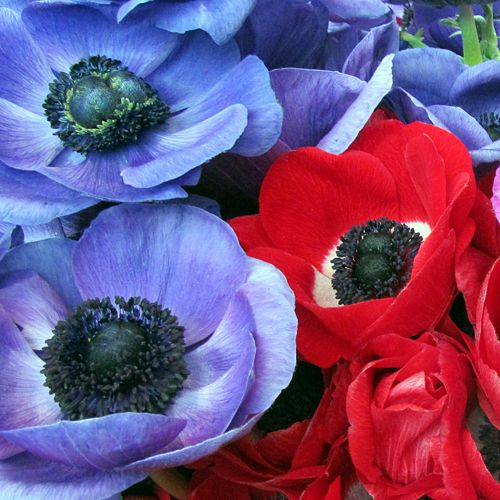
#> input picture Assignment 3/images_part3/1.jpg, 500 x 500 px, found by its file name; its folder holds 4 pictures in this run
$ jupyter execute --allow-errors 'Assignment 3.ipynb'   (shell and % lines are left out)
#> lines starting #> are read from the running program, lines starting #| are printed output that depends on the picture
## Assignment 3

[cell 1]
%pylab inline

### Importing helper functions

[cell 2]
from PIL import Image, ImageFile
ImageFile.LOAD_TRUNCATED_IMAGES = True
import os
import pandas as pd
import pylab as pl
from sklearn import decomposition

[cell 3]
def load_images(img_dir, grayscale=False):
    """Loads images from within a specified directory.

    Args:
      img_dir (str): The directory from which to load (.jpg) images.
      grayscale (bool): Whether to convert the image into grayscale. Defaults to False.

    Returns:
      images: An array of image objects loaded from the specified directory

    """
#> called with img_dir = 'D:/NEU/DataMining/Assignment 3/images', grayscale = False
#> call 2 of load_images, with grayscale = False
#> in load_images, im is the input picture: PIL image 500x500 RGB; mean R, G, B 117.4, 80, 127.5
#> in load_images (call 2), `im = im.resize((100, 100))`:
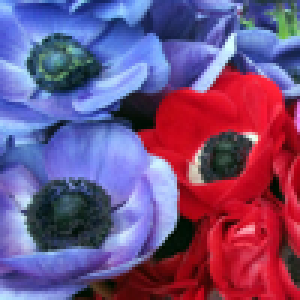
#> im: PIL image 100x100 RGB (shown 3 times larger); mean R, G, B 117.4, 80, 127.5
    images = []

    for file in os.listdir(img_dir):
        if file.endswith(".jpg"):
            im = Image.open(os.path.join(img_dir, file))

            im = im.resize((100, 100))

            if grayscale:
                im = np.array(im, dtype=np.float64) / 255

                # Convert image to grayscale
                r, g, b = im[:,:,0], im[:,:,1], im[:,:,2]
                gray = 0.2989*r + 0.5870*g + 0.1140*b
                im = gray.reshape((1, -1))[0]

            images.append(im)
#> pass 2 of the loop in load_images, `for file in os.listdir(img_dir):`:
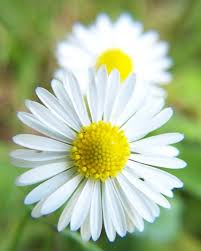
#> input picture Assignment 3/images_part3/10.jpg, 201 x 251 px, found by its file name
#> in load_images, im is the input picture: PIL image 201x251 RGB; mean R, G, B 168.8, 185.4, 143.2
#> in load_images (call 2), `im = im.resize((100, 100))`:
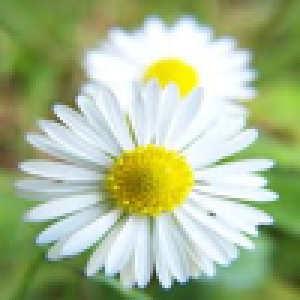
#> im: PIL image 100x100 RGB (shown 3 times larger); mean R, G, B 168.8, 185.4, 143.2
#> pass 3 of the loop in load_images, `for file in os.listdir(img_dir):`:
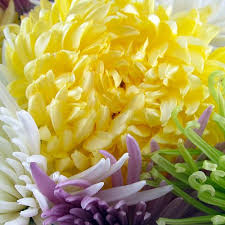
#> input picture Assignment 3/images_part3/11.jpg, 225 x 225 px, found by its file name
#> in load_images, im is the input picture: PIL image 225x225 RGB; mean R, G, B 179.6, 164.8, 82.5
#> in load_images (call 2), `im = im.resize((100, 100))`:
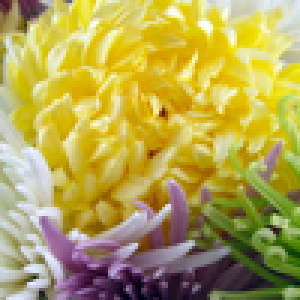
#> im: PIL image 100x100 RGB (shown 3 times larger); mean R, G, B 179.6, 164.8, 82.6
#> the loop made 4 passes; the first 3 are shown

    return images

def plot_image_space(images, X, title="Projection of the Images into 2 Dimensions"):
    """Generates and shows a plot of images in a feature space.

    A figure with one plot is generated. The plot displays the location of each image in
    relation to the image's feature values in the input feature space (X).

    Args:
      images (Image): An image.
      images (SciPy array): An array of SSQs, one computed for each k.

    """
    # min-max normalization
    x_min, x_max = np.min(X, axis=0), np.max(X, axis=0)
    X = (X - x_min) / (x_max - x_min)

    # Create a figure
    pl.figure(figsize=(16, 5))
    ax = pl.subplot(111)
    #ax.axis('off')

    # Generate picture thumbnails in the plot
    if hasattr(matplotlib.offsetbox, 'AnnotationBbox'):
        # only print thumbnails with matplotlib > 1.0
        for i in range(len(images)):
            imagebox = matplotlib.offsetbox.OffsetImage(images[i], zoom=.65)
            ab = matplotlib.offsetbox.AnnotationBbox(imagebox, X[i][0:2])
            ax.add_artist(ab)

    # Add figure labels and ticks
    pl.title(title, fontsize=16)
    pl.xticks([]), pl.yticks([])

    # Add figure bounds
    pl.ylim((np.min(X, axis=0)[1])-0.25,(np.max(X, axis=0)[1])+0.25)
    pl.xlim((np.min(X, axis=0)[0])-0.1,(np.max(X, axis=0)[0])+0.1)
